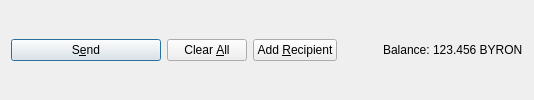
           <widget class="QFrame" name="frame_Send">
            <layout class="QHBoxLayout" name="horizontalLayout">
             <property name="topMargin">
              <number>6</number>
             </property>
             <property name="bottomMargin">
              <number>6</number>
             </property>
             <item>
              <widget class="QPushButton" name="sendButton">
               <property name="minimumSize">
                <size>
                 <width>150</width>
                 <height>0</height>
                </size>
               </property>
               <property name="toolTip">
                <string>Confirm the send action</string>
               </property>
               <property name="text">
                <string>S&amp;end</string>
               </property>
               <property name="icon">
                <iconset resource="../byron.qrc">
                 <normaloff>:/icons/send</normaloff>:/icons/send</iconset>
               </property>
               <property name="autoDefault">
                <bool>false</bool>
               </property>
               <property name="default">
                <bool>true</bool>
               </property>
              </widget>
             </item>
             <item>
              <widget class="QPushButton" name="clearButton">
               <property name="sizePolicy">
                <sizepolicy hsizetype="Minimum" vsizetype="Fixed">
                 <horstretch>0</horstretch>
                 <verstretch>0</verstretch>
                </sizepolicy>
               </property>
               <property name="toolTip">
                <string>Clear all fields of the form.</string>
               </property>
               <property name="text">
                <string>Clear &amp;All</string>
               </property>
               <property name="icon">
                <iconset resource="../byron.qrc">
                 <normaloff>:/icons/remove</normaloff>:/icons/remove</iconset>
               </property>
               <property name="autoDefault">
                <bool>false</bool>
               </property>
              </widget>
             </item>
             <item>
              <widget class="QPushButton" name="addButton">
               <property name="toolTip">
                <string>Send to multiple recipients at once</string>
               </property>
               <property name="text">
                <string>Add &amp;Recipient</string>
               </property>
               <property name="icon">
                <iconset resource="../byron.qrc">
                 <normaloff>:/icons/add</normaloff>:/icons/add</iconset>
               </property>
               <property name="autoDefault">
                <bool>false</bool>
               </property>
              </widget>
             </item>
             <item>
              <spacer name="horizontalSpacer">
               <property name="orientation">
                <enum>Qt::Horizontal</enum>
               </property>
               <property name="sizeHint" stdset="0">
                <size>
                 <width>40</width>
                 <height>20</height>
                </size>
               </property>
              </spacer>
             </item>
             <item>
              <layout class="QHBoxLayout" name="horizontalLayout_2">
               <property name="spacing">
                <number>3</number>
               </property>
               <item>
                <widget class="QLabel" name="label">
                 <property name="text">
                  <string>Balance:</string>
                 </property>
                </widget>
               </item>
               <item>
                <widget class="QLabel" name="labelBalance">
                 <property name="sizePolicy">
                  <sizepolicy hsizetype="Preferred" vsizetype="Fixed">
                   <horstretch>0</horstretch>
                   <verstretch>0</verstretch>
                  </sizepolicy>
                 </property>
                 <property name="cursor">
                  <cursorShape>IBeamCursor</cursorShape>
                 </property>
                 <property name="text">
                  <string notr="true">123.456 BYRON</string>
                 </property>
                 <property name="textInteractionFlags">
                  <set>Qt::LinksAccessibleByMouse|Qt::TextSelectableByKeyboard|Qt::TextSelectableByMouse</set>
                 </property>
                </widget>
               </item>
              </layout>
             </item>
            </layout>
           </widget>
